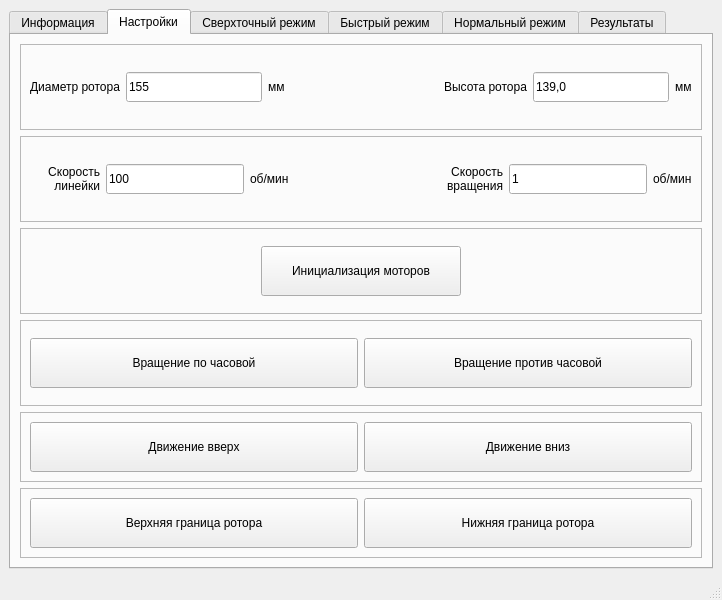
<?xml version="1.0" encoding="UTF-8"?>
<ui version="4.0">
 <class>MainWindow</class>
 <widget class="QMainWindow" name="MainWindow">
  <property name="geometry">
   <rect>
    <x>0</x>
    <y>0</y>
    <width>722</width>
    <height>600</height>
   </rect>
  </property>
  <property name="minimumSize">
   <size>
    <width>630</width>
    <height>600</height>
   </size>
  </property>
  <property name="windowTitle">
   <string>Измерения ротора</string>
  </property>
  <property name="windowIcon">
   <iconset>
    <normaloff>logo.png</normaloff>logo.png</iconset>
  </property>
  <widget class="QWidget" name="centralwidget">
   <property name="minimumSize">
    <size>
     <width>0</width>
     <height>0</height>
    </size>
   </property>
   <layout class="QHBoxLayout" name="horizontalLayout">
    <item>
     <widget class="QTabWidget" name="tabWidget">
      <property name="sizePolicy">
       <sizepolicy hsizetype="Expanding" vsizetype="Expanding">
        <horstretch>0</horstretch>
        <verstretch>5</verstretch>
       </sizepolicy>
      </property>
      <property name="currentIndex">
       <number>1</number>
      </property>
      <widget class="QWidget" name="tab1_info">
       <attribute name="title">
        <string>Информация</string>
       </attribute>
       <layout class="QVBoxLayout" name="verticalLayout">
        <item>
         <widget class="QFrame" name="tab1_frame1">
          <property name="frameShape">
           <enum>QFrame::StyledPanel</enum>
          </property>
          <property name="frameShadow">
           <enum>QFrame::Raised</enum>
          </property>
          <layout class="QHBoxLayout" name="horizontalLayout_2">
           <item>
            <widget class="QLabel" name="tab1_lbl_Date">
             <property name="text">
              <string>Дата</string>
             </property>
            </widget>
           </item>
           <item>
            <widget class="QDateEdit" name="tab1_dateEdit"/>
           </item>
          </layout>
         </widget>
        </item>
        <item>
         <widget class="QFrame" name="tab1_frame2">
          <property name="frameShape">
           <enum>QFrame::StyledPanel</enum>
          </property>
          <property name="frameShadow">
           <enum>QFrame::Raised</enum>
          </property>
          <layout class="QHBoxLayout" name="horizontalLayout_3">
           <item>
            <widget class="QLabel" name="tab1_lbl_Time">
             <property name="text">
              <string>Время</string>
             </property>
            </widget>
           </item>
           <item>
            <widget class="QTimeEdit" name="tab1_timeEdit"/>
           </item>
          </layout>
         </widget>
        </item>
        <item>
         <widget class="QFrame" name="tab1_frame3">
          <property name="frameShape">
           <enum>QFrame::StyledPanel</enum>
          </property>
          <property name="frameShadow">
           <enum>QFrame::Raised</enum>
          </property>
          <layout class="QHBoxLayout" name="horizontalLayout_4">
           <item>
            <widget class="QLabel" name="tab1_lbl_FIO">
             <property name="minimumSize">
              <size>
               <width>100</width>
               <height>0</height>
              </size>
             </property>
             <property name="text">
              <string>ФИО</string>
             </property>
            </widget>
           </item>
           <item>
            <widget class="QLineEdit" name="tab1_lEd_FIO"/>
           </item>
          </layout>
         </widget>
        </item>
        <item>
         <widget class="QFrame" name="tab1_frame4">
          <property name="frameShape">
           <enum>QFrame::StyledPanel</enum>
          </property>
          <property name="frameShadow">
           <enum>QFrame::Raised</enum>
          </property>
          <layout class="QHBoxLayout" name="horizontalLayout_5">
           <item>
            <widget class="QLabel" name="tab1_lbl_RotorName">
             <property name="minimumSize">
              <size>
               <width>100</width>
               <height>0</height>
              </size>
             </property>
             <property name="text">
              <string>Имя ротора</string>
             </property>
            </widget>
           </item>
           <item>
            <widget class="QLineEdit" name="tab1_lEd_RotorName"/>
           </item>
          </layout>
         </widget>
        </item>
        <item>
         <widget class="QFrame" name="tab1_frame5">
          <property name="frameShape">
           <enum>QFrame::StyledPanel</enum>
          </property>
          <property name="frameShadow">
           <enum>QFrame::Raised</enum>
          </property>
          <layout class="QHBoxLayout" name="horizontalLayout_6">
           <item>
            <widget class="QLabel" name="tab1_lbl_RotorNum">
             <property name="minimumSize">
              <size>
               <width>100</width>
               <height>0</height>
              </size>
             </property>
             <property name="text">
              <string>Номер ротора</string>
             </property>
            </widget>
           </item>
           <item>
            <widget class="QLineEdit" name="tab1_lEd_RotorNum"/>
           </item>
          </layout>
         </widget>
        </item>
        <item>
         <widget class="QPushButton" name="tab1_pBtn_Setup">
          <property name="text">
           <string>Настройки</string>
          </property>
         </widget>
        </item>
       </layout>
      </widget>
      <widget class="QWidget" name="tab2_setup">
       <attribute name="title">
        <string>Настройки</string>
       </attribute>
       <layout class="QVBoxLayout" name="verticalLayout_2">
        <item>
         <widget class="QFrame" name="tab2_frame1">
          <property name="frameShape">
           <enum>QFrame::StyledPanel</enum>
          </property>
          <property name="frameShadow">
           <enum>QFrame::Raised</enum>
          </property>
          <layout class="QHBoxLayout" name="horizontalLayout_7">
           <item>
            <widget class="QLabel" name="tab2_fr1_lbl1_RotorDiam">
             <property name="minimumSize">
              <size>
               <width>0</width>
               <height>0</height>
              </size>
             </property>
             <property name="text">
              <string>Диаметр ротора</string>
             </property>
             <property name="alignment">
              <set>Qt::AlignRight|Qt::AlignTrailing|Qt::AlignVCenter</set>
             </property>
            </widget>
           </item>
           <item>
            <widget class="QLineEdit" name="lEd_RotorDiam">
             <property name="minimumSize">
              <size>
               <width>50</width>
               <height>30</height>
              </size>
             </property>
             <property name="text">
              <string>155</string>
             </property>
            </widget>
           </item>
           <item>
            <widget class="QLabel" name="tab2_fr1_lbl1_mm">
             <property name="text">
              <string>мм</string>
             </property>
            </widget>
           </item>
           <item>
            <spacer name="tab2_fr1_hSpacer1">
             <property name="orientation">
              <enum>Qt::Horizontal</enum>
             </property>
             <property name="sizeHint" stdset="0">
              <size>
               <width>40</width>
               <height>20</height>
              </size>
             </property>
            </spacer>
           </item>
           <item>
            <widget class="QLabel" name="tab2_fr1_lbl2_RotorLen">
             <property name="minimumSize">
              <size>
               <width>100</width>
               <height>0</height>
              </size>
             </property>
             <property name="text">
              <string>Высота ротора</string>
             </property>
             <property name="alignment">
              <set>Qt::AlignRight|Qt::AlignTrailing|Qt::AlignVCenter</set>
             </property>
            </widget>
           </item>
           <item>
            <widget class="QLineEdit" name="lEd_RotorLen">
             <property name="minimumSize">
              <size>
               <width>50</width>
               <height>30</height>
              </size>
             </property>
             <property name="text">
              <string>139,0</string>
             </property>
            </widget>
           </item>
           <item>
            <widget class="QLabel" name="tab2_fr1_lbl2_mm">
             <property name="text">
              <string>мм</string>
             </property>
            </widget>
           </item>
          </layout>
         </widget>
        </item>
        <item>
         <widget class="QFrame" name="tab2_frame2">
          <property name="frameShape">
           <enum>QFrame::StyledPanel</enum>
          </property>
          <property name="frameShadow">
           <enum>QFrame::Raised</enum>
          </property>
          <layout class="QHBoxLayout" name="horizontalLayout_10">
           <item>
            <widget class="QLabel" name="tab2_fr3_lbl1_LinearSpeed">
             <property name="minimumSize">
              <size>
               <width>70</width>
               <height>0</height>
              </size>
             </property>
             <property name="text">
              <string>Скорость
 линейки</string>
             </property>
             <property name="alignment">
              <set>Qt::AlignRight|Qt::AlignTrailing|Qt::AlignVCenter</set>
             </property>
            </widget>
           </item>
           <item>
            <widget class="QLineEdit" name="lEd_LinearSpeed">
             <property name="minimumSize">
              <size>
               <width>50</width>
               <height>30</height>
              </size>
             </property>
             <property name="text">
              <string>100</string>
             </property>
            </widget>
           </item>
           <item>
            <widget class="QLabel" name="tab2_fr3_lbl2">
             <property name="text">
              <string>об/мин</string>
             </property>
            </widget>
           </item>
           <item>
            <spacer name="tab2_fr3_hSpacer">
             <property name="orientation">
              <enum>Qt::Horizontal</enum>
             </property>
             <property name="sizeHint" stdset="0">
              <size>
               <width>40</width>
               <height>20</height>
              </size>
             </property>
            </spacer>
           </item>
           <item>
            <widget class="QLabel" name="tab2_fr3_lbl3_RotorSpeed">
             <property name="minimumSize">
              <size>
               <width>70</width>
               <height>0</height>
              </size>
             </property>
             <property name="text">
              <string>Скорость
 вращения</string>
             </property>
             <property name="alignment">
              <set>Qt::AlignRight|Qt::AlignTrailing|Qt::AlignVCenter</set>
             </property>
            </widget>
           </item>
           <item>
            <widget class="QLineEdit" name="lEd_RotorSpeed">
             <property name="minimumSize">
              <size>
               <width>50</width>
               <height>30</height>
              </size>
             </property>
             <property name="text">
              <string>1</string>
             </property>
            </widget>
           </item>
           <item>
            <widget class="QLabel" name="tab2_fr3_lbl4">
             <property name="text">
              <string>об/мин</string>
             </property>
            </widget>
           </item>
          </layout>
         </widget>
        </item>
        <item>
         <widget class="QFrame" name="tab2_frame3_Init">
          <property name="frameShape">
           <enum>QFrame::StyledPanel</enum>
          </property>
          <property name="frameShadow">
           <enum>QFrame::Raised</enum>
          </property>
          <layout class="QHBoxLayout" name="horizontalLayout_13">
           <item>
            <spacer name="horizontalSpacer">
             <property name="orientation">
              <enum>Qt::Horizontal</enum>
             </property>
             <property name="sizeHint" stdset="0">
              <size>
               <width>40</width>
               <height>20</height>
              </size>
             </property>
            </spacer>
           </item>
           <item>
            <widget class="QPushButton" name="pBtn_Init">
             <property name="minimumSize">
              <size>
               <width>200</width>
               <height>50</height>
              </size>
             </property>
             <property name="text">
              <string>Инициализация моторов</string>
             </property>
            </widget>
           </item>
           <item>
            <spacer name="tab2_fr5_hSpace2">
             <property name="orientation">
              <enum>Qt::Horizontal</enum>
             </property>
             <property name="sizeHint" stdset="0">
              <size>
               <width>40</width>
               <height>20</height>
              </size>
             </property>
            </spacer>
           </item>
          </layout>
         </widget>
        </item>
        <item>
         <widget class="QFrame" name="tab2_frame4">
          <property name="frameShape">
           <enum>QFrame::StyledPanel</enum>
          </property>
          <property name="frameShadow">
           <enum>QFrame::Raised</enum>
          </property>
          <layout class="QHBoxLayout" name="horizontalLayout_8">
           <item>
            <widget class="QPushButton" name="pBtn_RotateCW">
             <property name="minimumSize">
              <size>
               <width>0</width>
               <height>50</height>
              </size>
             </property>
             <property name="text">
              <string>Вращение по часовой</string>
             </property>
             <property name="icon">
              <iconset>
               <normaloff>arrow_left.png</normaloff>arrow_left.png</iconset>
             </property>
            </widget>
           </item>
           <item>
            <widget class="QPushButton" name="pBtn_RotateCCW">
             <property name="minimumSize">
              <size>
               <width>0</width>
               <height>50</height>
              </size>
             </property>
             <property name="text">
              <string>Вращение против часовой</string>
             </property>
             <property name="icon">
              <iconset>
               <normaloff>arrow_right.png</normaloff>arrow_right.png</iconset>
             </property>
            </widget>
           </item>
          </layout>
         </widget>
        </item>
        <item>
         <widget class="QFrame" name="tab2_frame5_move">
          <property name="minimumSize">
           <size>
            <width>0</width>
            <height>70</height>
           </size>
          </property>
          <property name="maximumSize">
           <size>
            <width>16777215</width>
            <height>70</height>
           </size>
          </property>
          <property name="frameShape">
           <enum>QFrame::StyledPanel</enum>
          </property>
          <property name="frameShadow">
           <enum>QFrame::Raised</enum>
          </property>
          <layout class="QHBoxLayout" name="horizontalLayout_11">
           <item>
            <widget class="QPushButton" name="pBtn_MoveUp">
             <property name="minimumSize">
              <size>
               <width>0</width>
               <height>50</height>
              </size>
             </property>
             <property name="text">
              <string>Движение вверх</string>
             </property>
             <property name="icon">
              <iconset>
               <normaloff>arrow_up.png</normaloff>arrow_up.png</iconset>
             </property>
            </widget>
           </item>
           <item>
            <widget class="QPushButton" name="pBtn_MoveDown">
             <property name="minimumSize">
              <size>
               <width>0</width>
               <height>50</height>
              </size>
             </property>
             <property name="text">
              <string>Движение вниз</string>
             </property>
             <property name="icon">
              <iconset>
               <normaloff>arrow_down.png</normaloff>arrow_down.png</iconset>
             </property>
            </widget>
           </item>
          </layout>
         </widget>
        </item>
        <item>
         <widget class="QFrame" name="tab2_frame6_Limits">
          <property name="minimumSize">
           <size>
            <width>0</width>
            <height>70</height>
           </size>
          </property>
          <property name="maximumSize">
           <size>
            <width>16777215</width>
            <height>70</height>
           </size>
          </property>
          <property name="frameShape">
           <enum>QFrame::StyledPanel</enum>
          </property>
          <property name="frameShadow">
           <enum>QFrame::Raised</enum>
          </property>
          <layout class="QHBoxLayout" name="horizontalLayout_12">
           <item>
            <widget class="QPushButton" name="pBtn_UpperLimit">
             <property name="minimumSize">
              <size>
               <width>0</width>
               <height>50</height>
              </size>
             </property>
             <property name="text">
              <string>Верхняя граница ротора</string>
             </property>
            </widget>
           </item>
           <item>
            <widget class="QPushButton" name="pBtn_LowerLimit">
             <property name="minimumSize">
              <size>
               <width>0</width>
               <height>50</height>
              </size>
             </property>
             <property name="text">
              <string>Нижняя граница ротора</string>
             </property>
            </widget>
           </item>
          </layout>
         </widget>
        </item>
       </layout>
      </widget>
      <widget class="QWidget" name="tab3_precise">
       <attribute name="title">
        <string>Сверхточный режим</string>
       </attribute>
       <widget class="QPushButton" name="tab3_pBtn1_Rotate">
        <property name="geometry">
         <rect>
          <x>10</x>
          <y>10</y>
          <width>101</width>
          <height>51</height>
         </rect>
        </property>
        <property name="text">
         <string>Поворот</string>
        </property>
       </widget>
       <widget class="QPushButton" name="tab3_pBtn3_Stop">
        <property name="geometry">
         <rect>
          <x>10</x>
          <y>130</y>
          <width>101</width>
          <height>51</height>
         </rect>
        </property>
        <property name="text">
         <string>Стоп</string>
        </property>
       </widget>
       <widget class="QPushButton" name="tab3_pBtn2_Step">
        <property name="geometry">
         <rect>
          <x>10</x>
          <y>70</y>
          <width>101</width>
          <height>51</height>
         </rect>
        </property>
        <property name="text">
         <string>Шаг</string>
        </property>
       </widget>
       <widget class="QPushButton" name="tab3_pBtn5_Scan">
        <property name="geometry">
         <rect>
          <x>210</x>
          <y>270</y>
          <width>161</width>
          <height>111</height>
         </rect>
        </property>
        <property name="text">
         <string>Сканирование</string>
        </property>
       </widget>
       <widget class="QFrame" name="tab3_frame1">
        <property name="geometry">
         <rect>
          <x>10</x>
          <y>190</y>
          <width>588</width>
          <height>87</height>
         </rect>
        </property>
        <property name="frameShape">
         <enum>QFrame::StyledPanel</enum>
        </property>
        <property name="frameShadow">
         <enum>QFrame::Raised</enum>
        </property>
        <layout class="QHBoxLayout" name="horizontalLayout_9">
         <item>
          <widget class="QLabel" name="tab5_lbl3_ScanStepGeneratrix">
           <property name="minimumSize">
            <size>
             <width>100</width>
             <height>0</height>
            </size>
           </property>
           <property name="text">
            <string>Шаг сканирования
 по образующей</string>
           </property>
          </widget>
         </item>
         <item>
          <widget class="QComboBox" name="cBox_ScanStepGeneratrix">
           <property name="minimumSize">
            <size>
             <width>100</width>
             <height>0</height>
            </size>
           </property>
           <property name="currentText">
            <string notr="true"/>
           </property>
           <property name="maxVisibleItems">
            <number>3</number>
           </property>
          </widget>
         </item>
         <item>
          <spacer name="tab5_hSpacer">
           <property name="orientation">
            <enum>Qt::Horizontal</enum>
           </property>
           <property name="sizeHint" stdset="0">
            <size>
             <width>40</width>
             <height>20</height>
            </size>
           </property>
          </spacer>
         </item>
         <item>
          <widget class="QLabel" name="tab5_lbl4_ScanStepAngle">
           <property name="minimumSize">
            <size>
             <width>100</width>
             <height>0</height>
            </size>
           </property>
           <property name="text">
            <string>Шаг сканирования
 по углу</string>
           </property>
           <property name="alignment">
            <set>Qt::AlignRight|Qt::AlignTrailing|Qt::AlignVCenter</set>
           </property>
          </widget>
         </item>
         <item>
          <widget class="QLineEdit" name="lEd_ScanStepAngle">
           <property name="minimumSize">
            <size>
             <width>50</width>
             <height>30</height>
            </size>
           </property>
           <property name="text">
            <string>1</string>
           </property>
           <property name="alignment">
            <set>Qt::AlignCenter</set>
           </property>
          </widget>
         </item>
         <item>
          <widget class="QLabel" name="tab5_lbl5_mm">
           <property name="minimumSize">
            <size>
             <width>50</width>
             <height>0</height>
            </size>
           </property>
           <property name="text">
            <string>мм</string>
           </property>
           <property name="alignment">
            <set>Qt::AlignLeading|Qt::AlignLeft|Qt::AlignVCenter</set>
           </property>
          </widget>
         </item>
        </layout>
       </widget>
       <widget class="QLineEdit" name="lEd_Pos">
        <property name="geometry">
         <rect>
          <x>410</x>
          <y>40</y>
          <width>101</width>
          <height>41</height>
         </rect>
        </property>
        <property name="text">
         <string>0</string>
        </property>
        <property name="alignment">
         <set>Qt::AlignCenter</set>
        </property>
       </widget>
       <widget class="QPushButton" name="pBtn_Position">
        <property name="geometry">
         <rect>
          <x>410</x>
          <y>90</y>
          <width>101</width>
          <height>51</height>
         </rect>
        </property>
        <property name="text">
         <string>Абсолютная
позиция</string>
        </property>
       </widget>
       <widget class="QTextBrowser" name="txtBrwser_ShowData">
        <property name="geometry">
         <rect>
          <x>10</x>
          <y>400</y>
          <width>171</width>
          <height>81</height>
         </rect>
        </property>
       </widget>
       <widget class="QPushButton" name="pBtn_ShowData">
        <property name="geometry">
         <rect>
          <x>190</x>
          <y>400</y>
          <width>151</width>
          <height>81</height>
         </rect>
        </property>
        <property name="text">
         <string>Показать данные
 с датчиков</string>
        </property>
       </widget>
       <widget class="QLabel" name="lbl_Data">
        <property name="geometry">
         <rect>
          <x>0</x>
          <y>490</y>
          <width>691</width>
          <height>41</height>
         </rect>
        </property>
        <property name="text">
         <string>Тут будут данные с датчиков</string>
        </property>
       </widget>
       <widget class="QLineEdit" name="lEd_Step">
        <property name="geometry">
         <rect>
          <x>120</x>
          <y>70</y>
          <width>101</width>
          <height>51</height>
         </rect>
        </property>
        <property name="text">
         <string>1000</string>
        </property>
        <property name="alignment">
         <set>Qt::AlignCenter</set>
        </property>
       </widget>
       <widget class="QLineEdit" name="lEd_Rotation">
        <property name="geometry">
         <rect>
          <x>120</x>
          <y>10</y>
          <width>101</width>
          <height>51</height>
         </rect>
        </property>
        <property name="text">
         <string>91</string>
        </property>
        <property name="alignment">
         <set>Qt::AlignCenter</set>
        </property>
       </widget>
       <widget class="QLabel" name="lbl_mkm_1">
        <property name="geometry">
         <rect>
          <x>230</x>
          <y>30</y>
          <width>47</width>
          <height>13</height>
         </rect>
        </property>
        <property name="text">
         <string>мкм</string>
        </property>
       </widget>
       <widget class="QLabel" name="lbl_mkm_2">
        <property name="geometry">
         <rect>
          <x>230</x>
          <y>90</y>
          <width>47</width>
          <height>13</height>
         </rect>
        </property>
        <property name="text">
         <string>мкм</string>
        </property>
       </widget>
      </widget>
      <widget class="QWidget" name="tab4_fast">
       <attribute name="title">
        <string>Быстрый режим</string>
       </attribute>
      </widget>
      <widget class="QWidget" name="tab5_normal">
       <attribute name="title">
        <string>Нормальный режим</string>
       </attribute>
      </widget>
      <widget class="QWidget" name="tab6_result">
       <attribute name="title">
        <string>Результаты</string>
       </attribute>
      </widget>
     </widget>
    </item>
   </layout>
  </widget>
  <widget class="QStatusBar" name="statusbar"/>
 </widget>
 <resources/>
 <connections/>
</ui>
